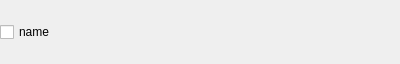
<?xml version="1.0" encoding="UTF-8"?>
<ui version="4.0">
 <class>KnobBool</class>
 <widget class="QWidget" name="KnobBool">
  <property name="geometry">
   <rect>
    <x>0</x>
    <y>0</y>
    <width>400</width>
    <height>64</height>
   </rect>
  </property>
  <property name="windowTitle">
   <string>Form</string>
  </property>
  <layout class="QHBoxLayout" name="horizontalLayout">
   <property name="spacing">
    <number>3</number>
   </property>
   <property name="margin">
    <number>0</number>
   </property>
   <item>
    <widget class="QCheckBox" name="checkBox">
     <property name="text">
      <string>name</string>
     </property>
    </widget>
   </item>
   <item>
    <spacer name="horizontalSpacer">
     <property name="orientation">
      <enum>Qt::Horizontal</enum>
     </property>
     <property name="sizeHint" stdset="0">
      <size>
       <width>312</width>
       <height>20</height>
      </size>
     </property>
    </spacer>
   </item>
  </layout>
 </widget>
 <resources/>
 <connections/>
</ui>
